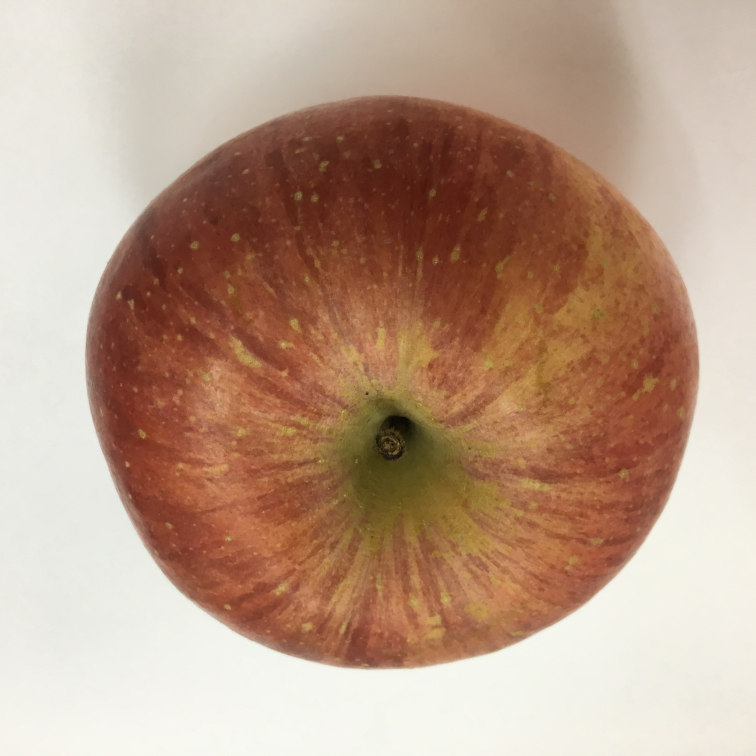
#> input picture ch12/test0.jpg, 3024 x 3024 px (shown at 1/4 size)
$ python -i rotate_pictures.py   (imports and definitions only)
#> lines starting #> are read from the running program, lines starting #| are printed output that depends on the picture
#!/usr/bin/env python
# -*- coding: utf-8 -*-
#
# usage: ./increase_picture.py hogehoge.jpg
#

import cv2
import numpy as np
import sys
import os

def rotate_pic(src,dst):
#> called with src = 'test0.jpg', dst = 'out.png'
    print(src)
    # ルックアップテーブルの生成
    # 画像の読み込み
    img_src = cv2.imread(src, 1)
#> img_src is the input picture: shape (3024, 3024, 3); mean B, G, R 135.8, 156.1, 186
    trans_img = []
    trans_img.append(img_src)

    # 反転
    flip_img = []
    for img in trans_img:
        rows,cols,ch = img.shape
        M = cv2.getRotationMatrix2D((cols/2,rows/2),90,1)
        dst90 = cv2.warpAffine(img,M,(cols,rows))
        flip_img.append(dst90)

        M = cv2.getRotationMatrix2D((cols/2,rows/2),180,1)
        dst180 = cv2.warpAffine(img,M,(cols,rows))
        flip_img.append(dst180)

        M = cv2.getRotationMatrix2D((cols/2,rows/2),270,1)
        dst270 = cv2.warpAffine(img,M,(cols,rows))
        flip_img.append(dst270)
#> this loop made 1 pass
#> (rows, cols, ch) on pass 1: (3024, 3024, 3)
#> pass 1, in rotate_pic, `dst90 = cv2.warpAffine(img,M,(cols,rows))`:
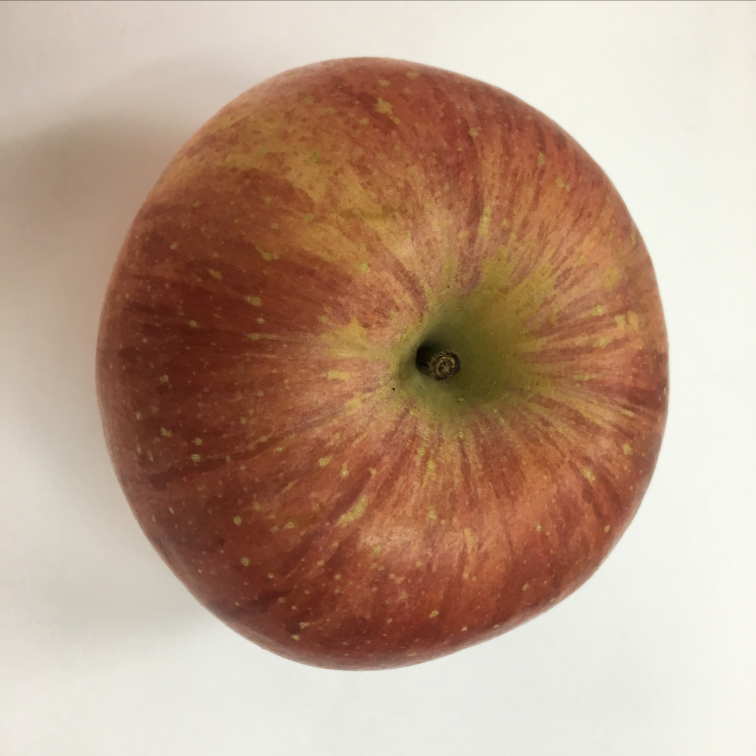
#> dst90: shape (3024, 3024, 3) (shown at 1/4 size); mean B, G, R 135.7, 156, 185.9
#> pass 1, in rotate_pic, `dst180 = cv2.warpAffine(img,M,(cols,rows))`:
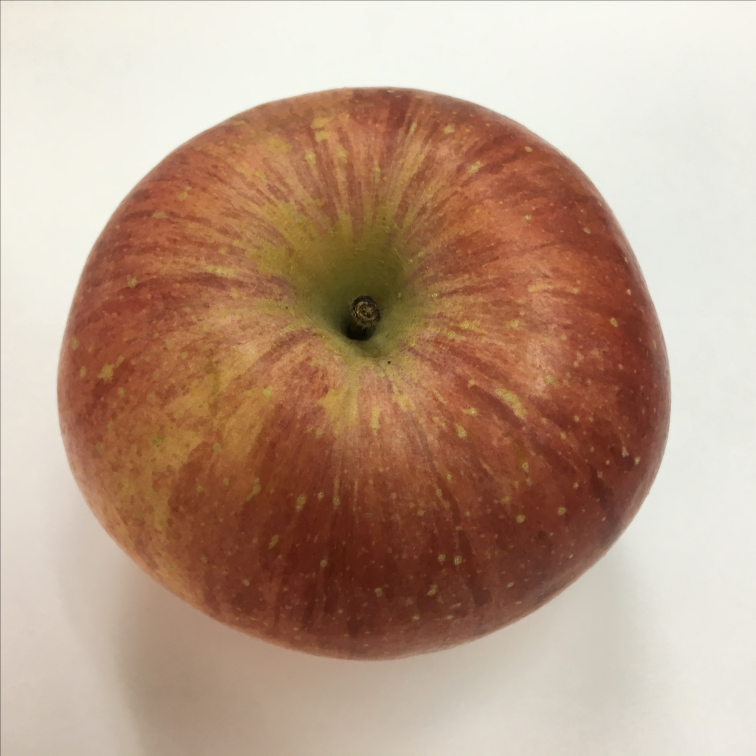
#> dst180: shape (3024, 3024, 3) (shown at 1/4 size); mean B, G, R 135.6, 155.9, 185.8
#> pass 1, in rotate_pic, `dst270 = cv2.warpAffine(img,M,(cols,rows))`:
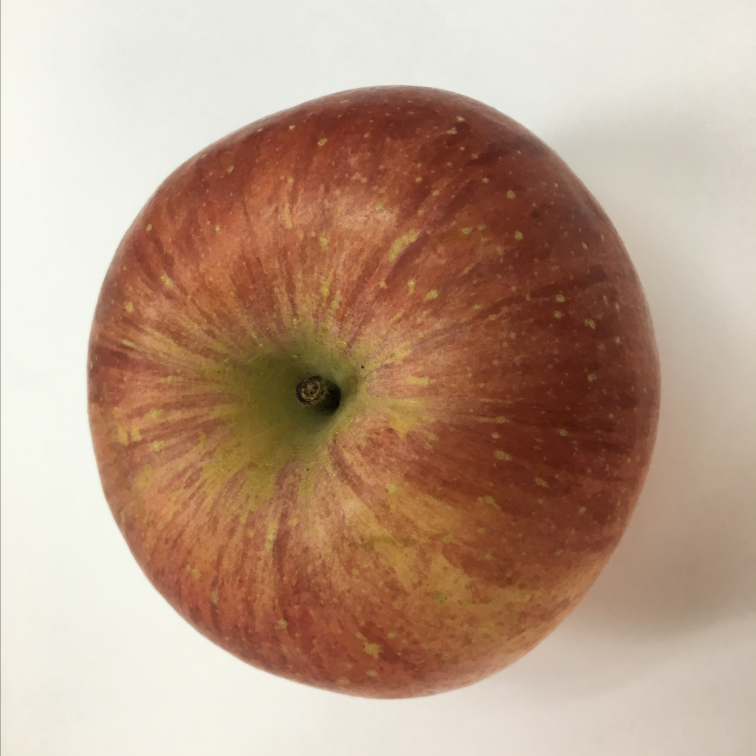
#> dst270: shape (3024, 3024, 3) (shown at 1/4 size); mean B, G, R 135.7, 156, 185.9
#> after the loop, flip_img = 3 items

    trans_img.extend(flip_img)

    # 保存
    #if not os.path.exists("trans_images"):
    #    os.mkdir("trans_images")

    #base =  os.path.splitext(os.path.basename(src))[0] + "_"
    dst_dir = os.path.split(dst)[0]
    base =  os.path.splitext(os.path.basename(dst))[0] + "_"
    dst_base = os.path.join(dst_dir,base)

    img_src.astype(np.float64)
    for i, img in enumerate(trans_img):
        # 比較用
        # cv2.imwrite("trans_images/" + base + str(i) + ".jpg" ,cv2.hconcat([img_src.astype(np.float64), img.astype(np.float64)]))
        #cv2.imwrite("trans_images/" + base + str(i) + ".jpg" ,img)
        dest_path = dst_base + str(i) + ".jpg"
        cv2.imwrite(dest_path ,img)
#> this loop made 4 passes
#> dest_path on passes 1 to 4: 'out_0.jpg', 'out_1.jpg', 'out_2.jpg', 'out_3.jpg'

def transtree(src, dst):
    names = os.listdir(src)
    if not os.path.exists(dst):
        os.mkdir(dst)
    for name in names:
        srcname = os.path.join(src, name)
        dstname = os.path.join(dst, name)
        try:
            #if os.path.islink(srcname):
                #linkto = os.readlink(srcname)
                #os.symlink(linkto, dstname)
            if os.path.isdir(srcname):
                transtree(srcname, dstname)
            else:
                rotate_pic(srcname, dstname)
        except (IOError, os.error) as why:
            print ("Can't translate %s to %s: %s" % (srcname, dstname, str(why)))

# [4 lines not run here, left out]
    # [5 lines of commented-out code are left out]

>>> result = rotate_pic('test0.jpg', 'out.png')
